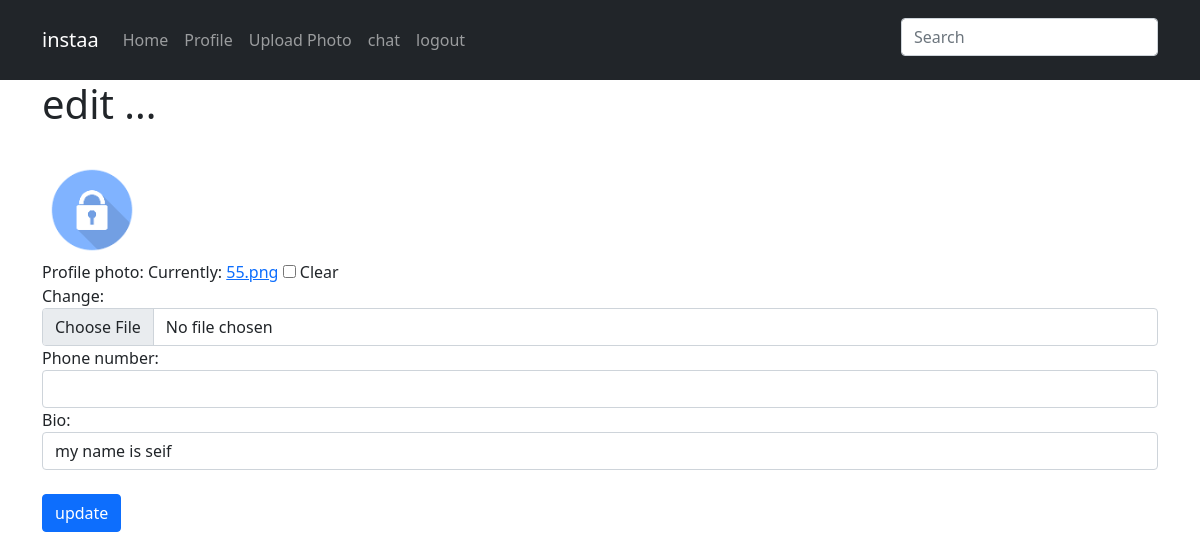
The page /account/myprofile/edit (signed in) on the database its author committed.
### account/models.py (models this page shows, shortened)
class more_user_info(models.Model):
    profile_photo = models.ImageField(null=True , blank=True , default='user.png')
    user = models.OneToOneField(User , related_name='user_info',on_delete=models.CASCADE)
    phone_number = models.CharField(max_length=50 , null=True , blank=True)
    bio = models.CharField(max_length=50 , null=True , blank=True)

### account/views.py (the view)
# urls.py: path('myprofile/edit',views.profile_edit,name='profile_edit'),
@login_required
def profile_edit(request):
    user_info = more_user_info.objects.get(user=request.user)
    if request.method =='POST':
        form = edit_info(request.POST , request.FILES ,instance=user_info)
        if form.is_valid():
            form.save()
            return redirect("account:profile")
    form = edit_info(instance=user_info)
    return render(request,"edit.html" ,{'user_info':user_info,'form':form})

### account/forms.py
class edit_info(forms.ModelForm):
    class Meta:
        model =  more_user_info
        fields = ('profile_photo','phone_number','bio')

### account/templates/edit.html (shortened to what this page needs)
{% extends 'base.html' %}
{% load widget_tweaks %}
{% block body %}
<div class="container">
<h1>edit ...</h1>
<br>
{% if user_info.profile_photo %}
<img src="/media/{{user_info.profile_photo}}" style="display: inline; "width=100; height=100; > <br>
{% endif %}
<form method="post" novalidate  enctype="multipart/form-data">
    {% include 'form.html' %}
    <br>
    <button type="submit" class="btn btn-primary btn-block">update</button>
</form>
{% endblock body %}

### account/templates/form.html (shortened to what this page needs)
{% load widget_tweaks %}
{% for field in form %}
    <div class="form-group">
      {{field.label_tag}}
      {%if form.is_bound%}
        {%if field.errors%}
           {% render_field field class="form-control is-invalid" %}
            {%for error in field.errors%}
              <div class="invalid-feedback">{{error}}</div>
            {%endfor%}
        {%else%}
      {% render_field field class="form-control is-valid" %}
        {%endif%}
      {%else%}
      {% render_field field class="form-control" %}
      {%endif%}
    </div>
    {% endfor %}

### static/css/style12.css (style rules this page uses)
* { box-sizing: border-box; }

### rows shown on the page
more_user_info: profile_photo (picture), bio "my name is seif"

### other values the page prints
{{ field.label_tag }} "Profile photo:" "Phone number:" "Bio:"
